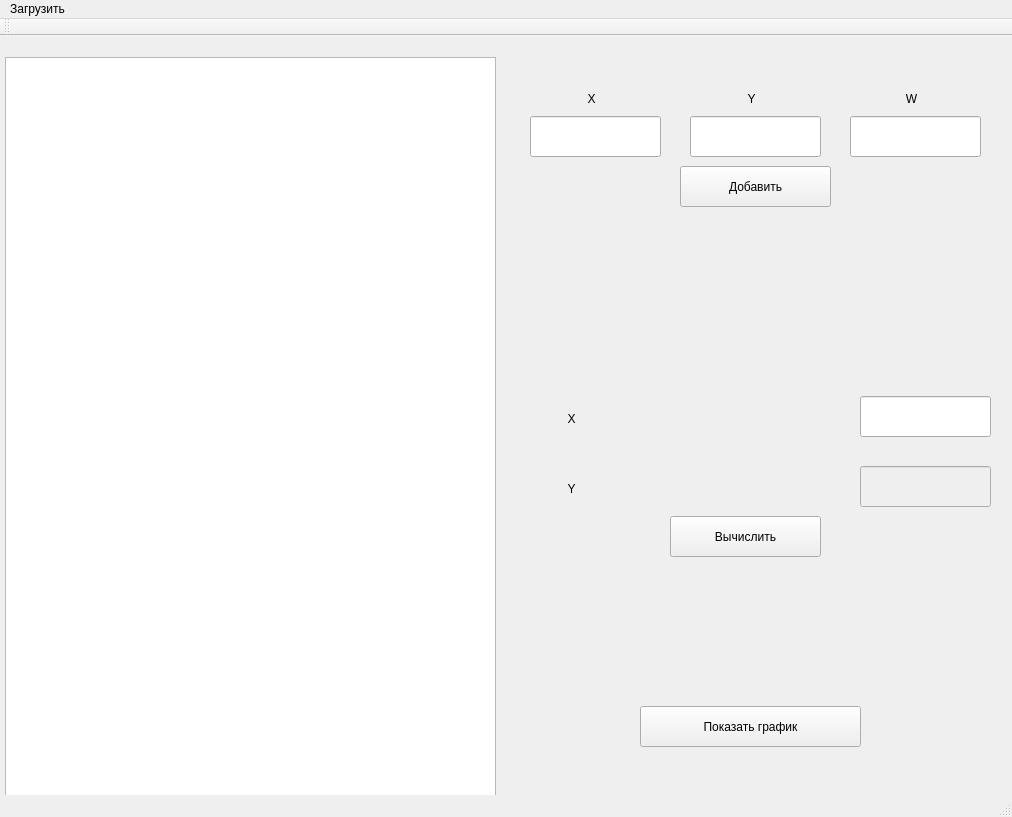
<?xml version="1.0" encoding="UTF-8"?>
<ui version="4.0">
 <class>MainWindow</class>
 <widget class="QMainWindow" name="MainWindow">
  <property name="geometry">
   <rect>
    <x>0</x>
    <y>0</y>
    <width>1012</width>
    <height>817</height>
   </rect>
  </property>
  <property name="windowTitle">
   <string>MainWindow</string>
  </property>
  <widget class="QWidget" name="centralWidget">
   <widget class="QPushButton" name="pushButton">
    <property name="geometry">
     <rect>
      <x>640</x>
      <y>670</y>
      <width>221</width>
      <height>41</height>
     </rect>
    </property>
    <property name="text">
     <string>Показать график</string>
    </property>
   </widget>
   <widget class="QTableWidget" name="tableWidget">
    <property name="geometry">
     <rect>
      <x>5</x>
      <y>21</y>
      <width>491</width>
      <height>751</height>
     </rect>
    </property>
   </widget>
   <widget class="QLineEdit" name="xEdit">
    <property name="geometry">
     <rect>
      <x>530</x>
      <y>80</y>
      <width>131</width>
      <height>41</height>
     </rect>
    </property>
   </widget>
   <widget class="QLineEdit" name="yEdit">
    <property name="geometry">
     <rect>
      <x>690</x>
      <y>80</y>
      <width>131</width>
      <height>41</height>
     </rect>
    </property>
   </widget>
   <widget class="QLineEdit" name="wEdit">
    <property name="geometry">
     <rect>
      <x>850</x>
      <y>80</y>
      <width>131</width>
      <height>41</height>
     </rect>
    </property>
   </widget>
   <widget class="QLabel" name="xLabel">
    <property name="geometry">
     <rect>
      <x>540</x>
      <y>50</y>
      <width>103</width>
      <height>25</height>
     </rect>
    </property>
    <property name="text">
     <string>X</string>
    </property>
    <property name="alignment">
     <set>Qt::AlignCenter</set>
    </property>
   </widget>
   <widget class="QLabel" name="yLabel">
    <property name="geometry">
     <rect>
      <x>700</x>
      <y>50</y>
      <width>103</width>
      <height>25</height>
     </rect>
    </property>
    <property name="text">
     <string>Y</string>
    </property>
    <property name="alignment">
     <set>Qt::AlignCenter</set>
    </property>
   </widget>
   <widget class="QLabel" name="wLabel">
    <property name="geometry">
     <rect>
      <x>860</x>
      <y>50</y>
      <width>103</width>
      <height>25</height>
     </rect>
    </property>
    <property name="text">
     <string>W</string>
    </property>
    <property name="alignment">
     <set>Qt::AlignCenter</set>
    </property>
   </widget>
   <widget class="QPushButton" name="addPointButton">
    <property name="geometry">
     <rect>
      <x>680</x>
      <y>130</y>
      <width>151</width>
      <height>41</height>
     </rect>
    </property>
    <property name="text">
     <string>Добавить</string>
    </property>
   </widget>
   <widget class="QLineEdit" name="xFindEdit">
    <property name="geometry">
     <rect>
      <x>860</x>
      <y>360</y>
      <width>131</width>
      <height>41</height>
     </rect>
    </property>
   </widget>
   <widget class="QLabel" name="xFindLabel">
    <property name="geometry">
     <rect>
      <x>520</x>
      <y>370</y>
      <width>103</width>
      <height>25</height>
     </rect>
    </property>
    <property name="text">
     <string>X</string>
    </property>
    <property name="alignment">
     <set>Qt::AlignCenter</set>
    </property>
   </widget>
   <widget class="QLabel" name="yFindLabel">
    <property name="geometry">
     <rect>
      <x>520</x>
      <y>440</y>
      <width>103</width>
      <height>25</height>
     </rect>
    </property>
    <property name="text">
     <string>Y</string>
    </property>
    <property name="alignment">
     <set>Qt::AlignCenter</set>
    </property>
   </widget>
   <widget class="QLineEdit" name="yFind">
    <property name="enabled">
     <bool>false</bool>
    </property>
    <property name="geometry">
     <rect>
      <x>860</x>
      <y>430</y>
      <width>131</width>
      <height>41</height>
     </rect>
    </property>
   </widget>
   <widget class="QPushButton" name="solveButton">
    <property name="geometry">
     <rect>
      <x>670</x>
      <y>480</y>
      <width>151</width>
      <height>41</height>
     </rect>
    </property>
    <property name="text">
     <string>Вычислить</string>
    </property>
   </widget>
  </widget>
  <widget class="QMenuBar" name="menuBar">
   <property name="geometry">
    <rect>
     <x>0</x>
     <y>0</y>
     <width>1012</width>
     <height>33</height>
    </rect>
   </property>
   <widget class="QMenu" name="menu">
    <property name="title">
     <string>Загрузить</string>
    </property>
    <addaction name="action"/>
   </widget>
   <addaction name="menu"/>
  </widget>
  <widget class="QToolBar" name="mainToolBar">
   <attribute name="toolBarArea">
    <enum>TopToolBarArea</enum>
   </attribute>
   <attribute name="toolBarBreak">
    <bool>false</bool>
   </attribute>
  </widget>
  <widget class="QStatusBar" name="statusBar"/>
  <action name="action">
   <property name="text">
    <string>Из файла</string>
   </property>
  </action>
 </widget>
 <layoutdefault spacing="6" margin="11"/>
 <resources/>
 <connections/>
</ui>
